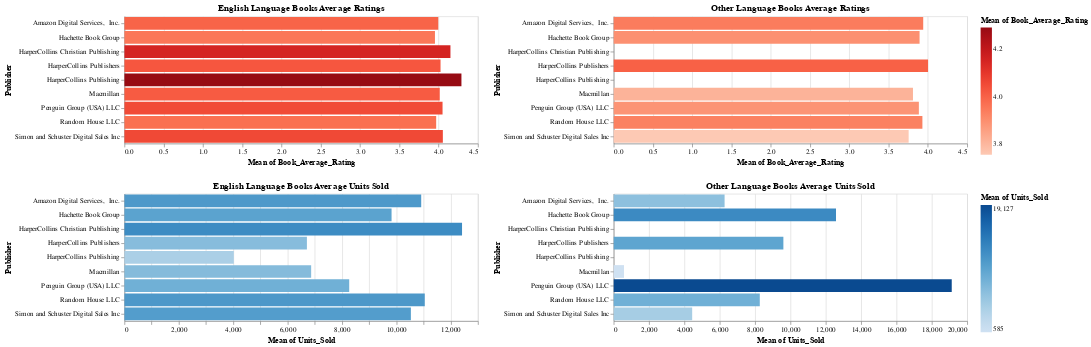

The code cell stored with this chart in its notebook:
### Markdown cell above
### Step 2: Create your chart.
Please paste your FINAL answer to the cell immediately blow this block (it will allow us to grade). You can search for the keyword "TODO" to locate cells that need your edits

### Code cell
final_chart

### Figure 1 — Vega-Lite specification as saved in the notebook (floating-point values rounded to 4 significant figures; data arrays with more than 128 entries replaced by an {"elided": "..."} marker saying what was removed)
{"config": {"view": {"continuousWidth": 300, "continuousHeight": 300}}, "vconcat": [{"hconcat": [{"mark": {"type": "bar"}, "encoding": {"color": {"field": "mean_rating", "scale": {"scheme": "reds"}, "title": "Mean of Book_Average_Rating", "type": "quantitative"}, "x": {"field": "mean_rating", "title": "Mean of Book_Average_Rating", "type": "quantitative"}, "y": {"field": "Publisher", "title": "Publisher", "type": "nominal"}}, "title": "English Language Books Average Ratings", "transform": [{"filter": "((datum.Language_Code === 'en-US') || (datum.Language_Code === 'eng'))"}, {"filter": "(datum.Language_Code !== 'null')"}, {"aggregate": [{"op": "mean", "field": "Book_Average_Rating", "as": "mean_rating"}, {"op": "mean", "field": "Units_Sold", "as": "mean_units_sold"}], "groupby": ["Publisher"]}], "width": 500}, {"mark": {"type": "bar"}, "encoding": {"color": {"field": "mean_rating", "scale": {"scheme": "reds"}, "title": "Mean of Book_Average_Rating", "type": "quantitative"}, "x": {"field": "mean_rating", "title": "Mean of Book_Average_Rating", "type": "quantitative"}, "y": {"field": "Publisher", "title": "Publisher", "type": "nominal"}}, "title": "Other Language Books Average Ratings", "transform": [{"filter": "((datum.Language_Code !== 'en-US') && (datum.Language_Code !== 'eng'))"}, {"filter": "(datum.Language_Code !== 'null')"}, {"aggregate": [{"op": "mean", "field": "Book_Average_Rating", "as": "mean_rating"}, {"op": "mean", "field": "Units_Sold", "as": "mean_units_sold"}], "groupby": ["Publisher"]}], "width": 500}], "resolve": {"scale": {"y": "shared"}}}, {"hconcat": [{"mark": {"type": "bar"}, "encoding": {"color": {"field": "mean_units_sold", "scale": {"scheme": "blues"}, "title": "Mean of Units_Sold", "type": "quantitative"}, "x": {"field": "mean_units_sold", "title": "Mean of Units_Sold", "type": "quantitative"}, "y": {"field": "Publisher", "title": "Publisher", "type": "nominal"}}, "title": "English Language Books Average Units Sold", "transform": [{"filter": "((datum.Language_Code === 'en-US') || (datum.Language_Code === 'eng'))"}, {"filter": "(datum.Language_Code !== 'null')"}, {"aggregate": [{"op": "mean", "field": "Units_Sold", "as": "mean_units_sold"}], "groupby": ["Publisher"]}], "width": 500}, {"mark": {"type": "bar"}, "encoding": {"color": {"field": "mean_units_sold", "scale": {"scheme": "blues"}, "title": "Mean of Units_Sold", "type": "quantitative"}, "x": {"field": "mean_units_sold", "title": "Mean of Units_Sold", "type": "quantitative"}, "y": {"field": "Publisher", "title": "Publisher", "type": "nominal"}}, "title": "Other Language Books Average Units Sold", "transform": [{"filter": "((datum.Language_Code !== 'en-US') && (datum.Language_Code !== 'eng'))"}, {"filter": "(datum.Language_Code !== 'null')"}, {"aggregate": [{"op": "mean", "field": "Units_Sold", "as": "mean_units_sold"}], "groupby": ["Publisher"]}], "width": 500}], "resolve": {"scale": {"y": "shared"}}}], "data": {"name": "data-58f3d6df32388432c13c657c33726586"}, "resolve": {"scale": {"color": "independent"}}, "$schema": "https://vega.github.io/schema/vega-lite/v5.20.1.json", "datasets": {"data-58f3d6df32388432c13c657c33726586": {"elided": "685 records"}}}
